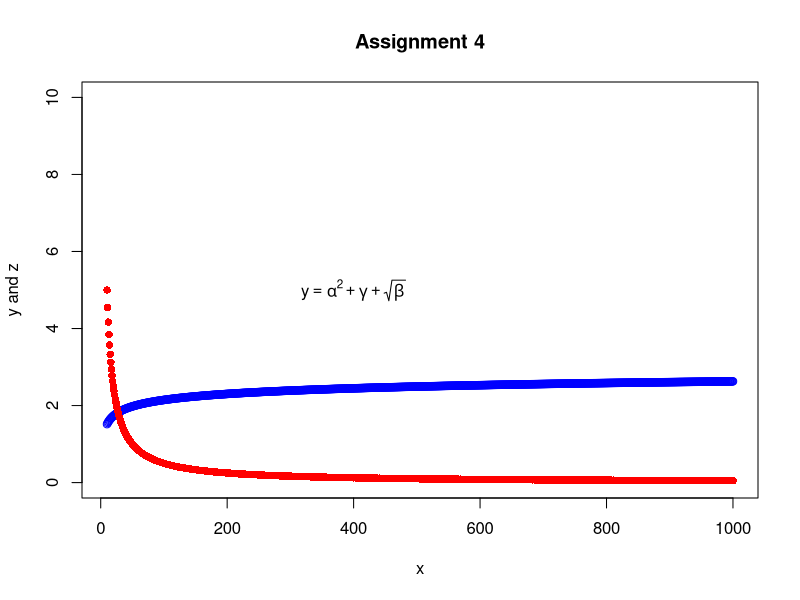

The R source for this figure:
# Assignment 4 
# sen lyu

# create a vector as x
# place the values 10 to 1000.
x = c(10:1000)

# create a vector as y
# y = square root of log of x
y = sqrt(log(x))

# create a vector z
# z =50/x
z = 50/x

# create a plot to show both y and z
plot(x,y,col = "blue",ylim=c(0,10),ylab = "y and z" )
points(x,z,col = "red",pch = 16)

# create expression()
y_t = expression(y==sqrt(log(x)))

# frac will be better than just use /
# http://vis.supstat.com/2013/04/mathematical-annotation-in-r/
z_t = expression(z==frac(50,x))

y_t1 = expression(y==alpha^2+gamma+sqrt(beta))

#text(400,3,y_t)
#text(400,1,z_t)
text(400,5,y_t1)


title("Assignment 4")

